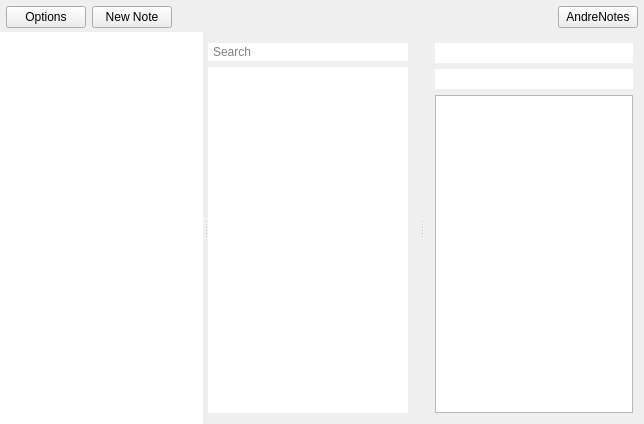
<?xml version="1.0" encoding="UTF-8"?>
<ui version="4.0">
 <class>MainWindow</class>
 <widget class="QMainWindow" name="MainWindow">
  <property name="geometry">
   <rect>
    <x>0</x>
    <y>0</y>
    <width>644</width>
    <height>424</height>
   </rect>
  </property>
  <property name="windowTitle">
   <string>QuickNote</string>
  </property>
  <property name="windowIcon">
   <iconset>
    <normaloff>res/glyphicons_027_search.png</normaloff>res/glyphicons_027_search.png</iconset>
  </property>
  <property name="dockOptions">
   <set>QMainWindow::AllowTabbedDocks|QMainWindow::AnimatedDocks</set>
  </property>
  <widget class="QWidget" name="centralWidget">
   <layout class="QVBoxLayout" name="verticalLayout_2">
    <property name="spacing">
     <number>4</number>
    </property>
    <property name="margin">
     <number>0</number>
    </property>
    <item>
     <layout class="QHBoxLayout" name="horizontalLayout">
      <property name="leftMargin">
       <number>6</number>
      </property>
      <property name="topMargin">
       <number>6</number>
      </property>
      <property name="rightMargin">
       <number>6</number>
      </property>
      <item>
       <widget class="QPushButton" name="buttonOptions">
        <property name="layoutDirection">
         <enum>Qt::LeftToRight</enum>
        </property>
        <property name="styleSheet">
         <string notr="true"/>
        </property>
        <property name="text">
         <string>Options</string>
        </property>
        <property name="icon">
         <iconset resource="res.qrc">
          <normaloff>:/files/res/glyphicons_023_cogwheels.png</normaloff>:/files/res/glyphicons_023_cogwheels.png</iconset>
        </property>
        <property name="flat">
         <bool>false</bool>
        </property>
       </widget>
      </item>
      <item>
       <widget class="QPushButton" name="buttonNew">
        <property name="sizePolicy">
         <sizepolicy hsizetype="Minimum" vsizetype="Fixed">
          <horstretch>0</horstretch>
          <verstretch>0</verstretch>
         </sizepolicy>
        </property>
        <property name="text">
         <string>New Note</string>
        </property>
        <property name="icon">
         <iconset>
          <normaloff>res/glyphicons_190_circle_plus.png</normaloff>res/glyphicons_190_circle_plus.png</iconset>
        </property>
        <property name="flat">
         <bool>false</bool>
        </property>
       </widget>
      </item>
      <item>
       <spacer name="horizontalSpacer">
        <property name="orientation">
         <enum>Qt::Horizontal</enum>
        </property>
        <property name="sizeHint" stdset="0">
         <size>
          <width>40</width>
          <height>20</height>
         </size>
        </property>
       </spacer>
      </item>
      <item>
       <widget class="QPushButton" name="buttonProfile">
        <property name="text">
         <string>AndreNotes</string>
        </property>
        <property name="flat">
         <bool>false</bool>
        </property>
       </widget>
      </item>
     </layout>
    </item>
    <item>
     <widget class="QSplitter" name="splitter">
      <property name="lineWidth">
       <number>1</number>
      </property>
      <property name="orientation">
       <enum>Qt::Horizontal</enum>
      </property>
      <property name="handleWidth">
       <number>5</number>
      </property>
      <widget class="QListView" name="listTags">
       <property name="frameShape">
        <enum>QFrame::NoFrame</enum>
       </property>
       <property name="frameShadow">
        <enum>QFrame::Raised</enum>
       </property>
       <property name="selectionMode">
        <enum>QAbstractItemView::ExtendedSelection</enum>
       </property>
      </widget>
      <widget class="QWidget" name="layoutWidget">
       <layout class="QVBoxLayout" name="verticalLayout_3">
        <property name="leftMargin">
         <number>0</number>
        </property>
        <item>
         <widget class="QLineEdit" name="lineSearch">
          <property name="sizePolicy">
           <sizepolicy hsizetype="Expanding" vsizetype="Fixed">
            <horstretch>0</horstretch>
            <verstretch>0</verstretch>
           </sizepolicy>
          </property>
          <property name="styleSheet">
           <string notr="true">padding-right: 20px; padding-left: 2px; background: url(:/files/res/glyphicons_027_search_14px.png); background-position: right; background-repeat: no-repeat; border: 1px solid white;border-radius: 10px</string>
          </property>
          <property name="frame">
           <bool>false</bool>
          </property>
          <property name="placeholderText">
           <string notr="true">Search</string>
          </property>
         </widget>
        </item>
        <item>
         <widget class="QListView" name="listResult">
          <property name="font">
           <font>
            <pointsize>9</pointsize>
           </font>
          </property>
          <property name="frameShape">
           <enum>QFrame::NoFrame</enum>
          </property>
          <property name="frameShadow">
           <enum>QFrame::Raised</enum>
          </property>
          <property name="lineWidth">
           <number>0</number>
          </property>
          <property name="midLineWidth">
           <number>-1</number>
          </property>
         </widget>
        </item>
       </layout>
      </widget>
      <widget class="QWidget" name="layoutWidget1">
       <layout class="QVBoxLayout" name="verticalLayout">
        <item>
         <widget class="QLineEdit" name="lineTitle">
          <property name="frame">
           <bool>false</bool>
          </property>
         </widget>
        </item>
        <item>
         <widget class="QLineEdit" name="lineTags">
          <property name="frame">
           <bool>false</bool>
          </property>
         </widget>
        </item>
        <item>
         <widget class="QPlainTextEdit" name="textContent">
          <property name="frameShadow">
           <enum>QFrame::Raised</enum>
          </property>
         </widget>
        </item>
       </layout>
      </widget>
     </widget>
    </item>
   </layout>
  </widget>
  <action name="actionExit">
   <property name="text">
    <string>&amp;Exit</string>
   </property>
  </action>
  <action name="actionNewNote">
   <property name="icon">
    <iconset>
     <normalon>../../../CODE/github/glyphicons_free/glyphicons_190_circle_plus.png</normalon>
    </iconset>
   </property>
   <property name="text">
    <string>&amp;New Note</string>
   </property>
   <property name="toolTip">
    <string>New Note</string>
   </property>
   <property name="shortcut">
    <string>Ctrl+N</string>
   </property>
   <property name="visible">
    <bool>true</bool>
   </property>
   <property name="iconVisibleInMenu">
    <bool>true</bool>
   </property>
  </action>
 </widget>
 <layoutdefault spacing="6" margin="11"/>
 <resources>
  <include location="res.qrc"/>
 </resources>
 <connections/>
</ui>
